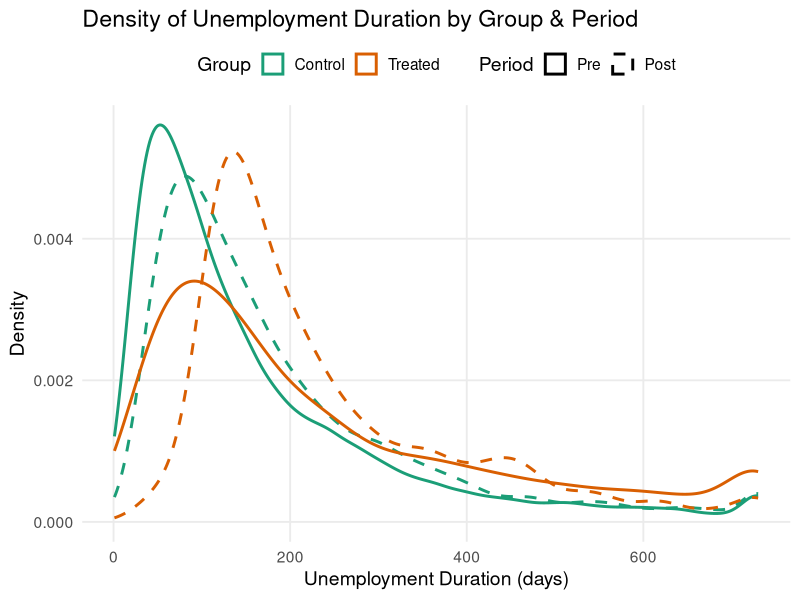

Write R code to recreate this figure. (Note: this script raises an error after producing the figure.)
# Lab Final Assignment – Causal Inference for Policy Evaluation
# Spring Semester 2025
# Due: 15.07.2025, 23:59
# Authors: Marco Gortan, Felix Schulz, Benjamin Weggelaar

# --------------------------------------------------------------
# Setup
# --------------------------------------------------------------
Sys.setlocale("LC_TIME", "C")  
packages.vector <- c("dplyr", "stargazer", "sandwich", "lmtest", "AER", "broom", "broom.mixed", 
                     "jtools", "texreg", "kableExtra", "rstudioapi", "lubridate", "ggplot2", 
                     "knitr", "kableExtra", "scales", "tidyr")
# Load necessary libraries
lapply(packages.vector, require, character.only = TRUE)
# Load the data
rm(list = ls())
# rstudioapi::getActiveDocumentContext()$path %>% dirname() %>% dirname() %>% setwd()
data = read.csv("code/data_did_panel_swiss.csv")

# General reference for the column names. Note:
# - We have character values for marits, educ, mother_tongue, while the description has factors
# - "Specialized" and "University" are supposed to be comined in "educ" variable, but in our data they are different 
var_labels <- c(
  id              = "Personal identifier (the same individual can have multiple spells)",
  date_start      = "Date of start of unemployment spell",
  date_end        = "Date of end of unemployment spell",
  sex             = "Sex — 0 male, 1 female",
  age             = "Age at the beginning of the unemployment spell",
  marits          = "Marital status — 0 not married, 1 married",
  canton          = "Canton of residence — 26 cantons",
  region          = "Region of residence — 7 great regions (Swiss FSO definition)",
  nationality     = "Nationality — 1 Swiss, 2 EU/EFTA, 3 Other",
  mother_tongue   = "Mother tongue — 0 German, 1 French, 2 Italian, 3 English, 4 other",
  educ            = "Education — 0 school, 1 apprenticeship or matura, 2 specialized or university",
  insured_earn    = "Earnings insured by unemployment insurance",
  lastj_occpt     = "Occupation of the last pre‐unemployment job (23 categories)",
  lastj_fct       = "Function in the last pre‐unemployment job — 0 self‐employed, 1 managerial, 2 specialist, 3 learning/other",
  lastj_rate      = "Activity rate (% of full‐time) in the last pre‐unemployment job",
  child_subsidies = "1 receives subsidies for dependent children, 0 otherwise",
  contr_2y        = "Months of contribution (employment) in the 2 years prior to unemployment",
  unempl_r        = "Unemployment rate (in %) at canton level",
  gdp_gr          = "GDP growth (in %) at canton level",
  treat           = "Month in unemployment spell when treatment started (0 when not treated)"
)

# ----------
# Question 2
# ----------
# Generate the two outcome variables of interest and provide descriptive statistics for all four
# relevant groups (treated pre/post, controls pre/post). Discuss the results. [4 points]
# ----------
# Convert date_start and date_end to Date format
data$date_start         <- as.Date(data$date_start, format = "%d%b%Y")
data$date_end           <- as.Date(data$date_end, format = "%d%b%Y")
data$date_start_program <- ifelse(
  data$treat > 0,
  data$date_start %m+% months(data$treat-1),
  data$date_start)
data$date_start_program <- as.Date(data$date_start_program, origin = "1970-01-01")
# Remove individuals with 'NA' in 'treat' column 
data <- data %>% filter(!is.na(treat))
# treatment groups
data$treat_group <- ifelse(data$treat > 0, 1, 0)
data <- data %>%
  group_by(id) %>%
  mutate(treat_group = max(treat_group, na.rm = TRUE)) %>%
  ungroup()

data$post        <- ifelse(year(data$date_start) >= 2013, 1, 0)

# 1. unemployment duration
data$unempl_duration <- as.numeric(data$date_end - data$date_start, format = "%d%b%Y")
data$unempl_duration_fromprogram <- as.numeric(data$date_end - data$date_start_program, format = "%d%b%Y")

# 2. probability of being employed after 12 months --> for now, we interpret as just dummy of employed vs non-employed
data$employed_after_12_months <- ifelse(data$unempl_duration < 365, 1, 0)
data$employed_after_12_months_fromprogram <- ifelse(data$date_start_program < 365, 1, 0)

# Descriptive statistics for the four groups and the two outcomes
# ------
# Density plots
# 1) Make a combined group factor:
dataplot <- data %>%
  mutate(
    Treat = factor(treat_group,
                   levels = c(0, 1),
                   labels = c("Control", "Treated")),
    Period = factor(post,
                    levels = c(0, 1),
                    labels = c("Pre", "Post"))
  )

# 2) Density plot with color = Treat, linetype = Period
plot_unemdays <- ggplot(dataplot, aes(
  x = unempl_duration,
  color     = Treat,
  linetype = Period
)) +
  geom_density(size = 1) +
  scale_color_manual(
    name   = "Group",
    values = c("Control" = "#1b9e77", "Treated" = "#d95f02")
  ) +
  scale_linetype_manual(
    name   = "Period",
    values = c("Pre"  = "solid", "Post" = "dashed")
  ) +
  labs(
    x     = "Unemployment Duration (days)",
    y     = "Density",
    title = "Density of Unemployment Duration by Group & Period"
  ) +
  theme_minimal(base_size = 14) +
  theme(
    legend.position   = "top",
    legend.box        = "horizontal",
    panel.grid.minor  = element_blank()
  )

# Save the plot
ggsave("output/figures/final_unemployment_duration_density.jpg", plot = plot_unemdays, width = 6.5, height = 5)

# Employed after 12 months
bin_summary <- dataplot %>%
  group_by(Treat, Period) %>%
  summarise(
    prop = mean(employed_after_12_months, na.rm = TRUE),
    n    = n(),
    se   = sqrt(prop * (1 - prop) / n),
    .groups = "drop"
  )

# 1b) bar chart with CIs
plot_employed12m <- ggplot(bin_summary, aes(x = Treat, y = prop, fill = Period)) +
  geom_col(position = position_dodge(width = 0.7), width = 0.6) +
  geom_errorbar(aes(
    ymin = pmax(0, prop - 1.96 * se),
    ymax = pmin(1, prop + 1.96 * se)
  ),
  position = position_dodge(width = 0.7),
  width = 0.2
  ) +
  scale_y_continuous(labels = percent_format(accuracy = 1), expand = expansion(mult = c(0,0.05))) +
  scale_fill_brewer(palette = "Set2") +
  labs(
    x = "Group",
    y = "Employed after 12 months (%)",
    title = "Proportion Employed by Group and Period",
    fill = "Period"
  ) +
  theme_minimal(base_size = 14) +
  theme(
    legend.position = "top",
    panel.grid.minor = element_blank()
  )

# Save the plot
ggsave("output/figures/final_employment12m.jpg", plot = plot_employed12m, width = 6.5, height = 5)




# ----------
# Question 3
# ----------
# Compare mean observed characteristics for all four relevant groups (treated pre/post, controls
# pre/post). Discuss the results. [6 points]
# ----------


# Codify sex, marital status, variable
data$sex <- ifelse(data$sex == "Female", 1,
                     ifelse(data$sex == "Male", 0, NA))
data$marits <- ifelse(data$marits == "Married", 1,
                   ifelse(data$marits == "Unmarried", 0, NA))
# Descriptive statistics for the four groups
descriptive_stats <- data %>%
  group_by(treat_group, post) %>%
  summarise(
    n = n(),
    mean_age      = mean(age, na.rm = T),
    mean_sex      = mean(sex, na.rm = TRUE),
    mean_marits   = mean(marits, na.rm = TRUE),
    mean_earn     = mean(insured_earn, na.rm = TRUE),
    mean_rate     = mean(lastj_rate, na.rm = TRUE),
    mean_childs   = mean(child_subsidies, na.rm = TRUE),
    mean_contr_2y = mean(contr_2y, na.rm = TRUE),
    .groups = 'drop'
  )

descriptive_tbl <- descriptive_stats %>%
  mutate(
    mean_sex           = mean_sex       * 100,
    mean_marits        = mean_marits    * 100,
    mean_childs        = mean_childs    * 100,
    mean_age           = mean_age,               # years
    mean_earn          = mean_earn,              # currency
    mean_rate          = mean_rate,              # %
    mean_contr_2y      = mean_contr_2y           # months
  ) %>%
  # round to one decimal place
  mutate(across(starts_with("mean_"), ~round(.x, 1))) %>%
  # rename for nicer column headers
  rename(
    Treatment            = treat_group,
    `Post`    = post,
    N                = n,
    `Age (yrs)`      = mean_age,
    `Female (%)`     = mean_sex,
    `Married (%)`    = mean_marits,
    `Earnings`       = mean_earn,
    `Act. rate (%)`  = mean_rate,
    `Child sub. (%)` = mean_childs,
    `Contr. 2y (m)`  = mean_contr_2y
  )

# 2) Print to LaTeX with group headers
desc_stat = descriptive_tbl %>%
  kable(
    format = "latex",
    booktabs = TRUE,
    linesep = "",
    caption = "Mean observed characheristics by Treatment Group and Period",
    label   = "tab:final_mean_char",
  ) %>%
  add_header_above(c(
    " " = 2,
    "Demographics" = 3,
    "Economic"     = 2,
    "Other"        = 3
  )) %>%
  kable_styling(latex_options = c("hold_position", "scale_down"))

# Write to file
writeLines(desc_stat, "output/tables/final_mean_char.tex")

# ----------
# Question 5
# ----------
# Plot average outcomes for treatment and control group for each month in the observation
# period. Discuss the results. [6 points]
# ----------
for (m in 1:24) {
  data[,paste0("empdummy_", m)] <- ifelse(lubridate::as.period(data$date_end - data$date_start) / months(1) < m, 1, 0)
}

for (m in 1:24) {
  data[,paste0("empdummyprogram_", m)] <- ifelse(lubridate::as.period(data$date_end - data$date_start_program) / months(1) < m, 1, 0)
}

# Create column with number of days since beginning of the month
data$days_since_month_start <- as.numeric(data$date_start - floor_date(data$date_start, "month"))
for (m in 1:24) {
  data[,paste0("unempduration_", m)] <- ifelse(lubridate::as.period(data$date_end - data$date_start) / months(1) < m, 
                                             data$unempl_duration, 
                                             m*30.4-data$days_since_month_start # this is rough estimate of the number of days in a month
                                             )
}

# Create column with number of days since beginning of program (does not change anything for non-treated)
data$days_since_month_start_program <- as.numeric(data$date_start_program - floor_date(data$date_start_program, "month"))
for (m in 1:24) {
  data[,paste0("unempdurationprogram_", m)] <- ifelse(lubridate::as.period(data$date_end - data$date_start_program) / months(1) < m, 
                                               data$unempl_duration_fromprogram, 
                                               m*30.4-data$days_since_month_start_program # this is rough estimate of the number of days in a month
  )
}

# Create a long format data frame for plotting
data_long_obs <- data %>%
  filter(post == 1) %>%
  # keep only the id/group vars plus any empdummy_*/unempduration_* columns
  select(id, treat_group, matches("^(empdummy|empdummyprogram|unempduration|unempdurationprogram)_")) %>%
  # pivot both sets of columns in one go:
  pivot_longer(
    cols = matches("^(empdummy|empdummyprogram|unempduration|unempdurationprogram)_"),
    names_to = c(".value", "month"),
    names_sep = "_"
  ) %>%
  # rename for clarity
  rename(
    employed        = empdummy,
    employed_fromprogram = empdummyprogram,
    unempl_duration = unempduration,
    unempl_duration_fromprogram = unempdurationprogram
  ) %>%
  # make month numeric
  mutate(month = as.integer(month))

# Calculate means for each month and group
data_long_means <- data_long_obs %>%
  group_by(treat_group, month) %>%
  summarise(
    mean_employed        = mean(employed, na.rm = TRUE),
    mean_employed_program = mean(employed_fromprogram, na.rm = TRUE),
    mean_unempl_duration = mean(unempl_duration, na.rm = TRUE),
    mean_unempl_duration_program = mean(unempl_duration_fromprogram, na.rm = TRUE),
    .groups = 'drop'
  )

# Create the plot
data_long_means <- data_long_means %>%   # replace with your actual data‐frame name
  mutate(
    Group = factor(treat_group,
                   levels = c(0, 1),
                   labels = c("Control", "Treated"))
  )

# ————————————————————————————————————————————
# Mean employment rate over time
# ————————————————————————————————————————————
p1 <- ggplot(data_long_means, aes(x = month, y = mean_employed, color = Group)) +
  geom_line(size = 1) +
  geom_point(size = 2) +
  # ==== new layer: treated-only line ====
geom_line(
  data = filter(data_long_means, treat_group == 1),
  aes(x = month, y = mean_employed_program),
  color = "#d95f02",
  linetype = "dashed",
  size = 1
) +
  scale_y_continuous(
    labels = percent_format(accuracy = 1),
    expand = expansion(mult = c(0, .05))
  ) +
  scale_x_continuous(
    breaks = seq(min(data_long_means$month), max(data_long_means$month), by = 1)
  ) +
  scale_color_manual(
    values = c("Control" = "#1b9e77", "Treated" = "#d95f02")
  ) +
  labs(
    title = "Employment Rate since beginning of unemployment",
    x     = "Month",
    y     = "Employment rate (%)",
    color = "Group"
  ) +
  theme_minimal(base_size = 14) +
  theme(
    legend.position   = "top",
    panel.grid.minor  = element_blank()
  )

# Print it
print(p1)


# ————————————————————————————————————————————
# Mean unemployment duration over time
# ————————————————————————————————————————————
p2 <- ggplot(data_long_means, aes(x = month, y = mean_unempl_duration, color = Group)) +
  geom_line(size = 1) +
  geom_point(size = 2) +
  scale_y_continuous(
    expand = expansion(mult = c(0, .05))
  ) +
  # ==== new layer: treated-only line ====
  geom_line(
    data = filter(data_long_means, treat_group == 1),
    aes(x = month, y = mean_unempl_duration_program),
    color = "#d95f02",
    linetype = "dashed",
    size = 1
  ) +
  scale_x_continuous(breaks = seq(min(data_long_means$month), max(data_long_means$month), by = 1)) +
  scale_color_manual(
    values = c("Control" = "#1b9e77", "Treated" = "#d95f02")
  ) +
  labs(
    title = "Unemployment Duration",
    x     = "Month",
    y     = "Mean Unemployment Duration (days)",
    color = "Group"
  ) +
  theme_minimal(base_size = 14) +
  theme(
    legend.position   = "top",
    panel.grid.minor  = element_blank()
  )
print(p2)

# Save the plots
ggsave("output/figures/final_employment_rate_over_time.jpg", plot = p1, width = 6.5, height = 5)
ggsave("output/figures/final_unemployment_duration_over_time.jpg", plot = p2, width = 6.5, height = 5)


# ----------
# Question 6
# ----------
# Discuss the validity of the identifying assumptions in this specific case. Provide and discuss
# supporting evidence if possible, incl. event study estimates. [8 points]

# Common support
#----------
# Hist plot of age by the two groups in post == 1
data <- data %>%
  mutate(
    Group = factor(treat_group,
                   levels = c(0,1),
                   labels = c("Control","Treated"))
  )

hist_age = ggplot(data %>% filter(post == 1), aes(x = age, fill = Group)) +
  geom_histogram(
    position = "stack",  # overlay
    alpha    = 0.4,         # see through
    bins     = 30           # or choose binwidth = 1
  ) +
  scale_fill_brewer(palette = "Set1") +
  labs(
    title = "Age Distribution by Group",
    x     = "Age (years)",
    y     = "Count"
  ) +
  theme_minimal()

ggsave("output/figures/final_histogram_age.jpg", plot = hist_age, width = 8.5, height = 5)

# ----------

# ----------
# Question 7
# ----------
# Implement the DiD using OLS. Describe in detail what you do and why. Discuss whether or
# not you need additional control variables and if so, why. Discuss the results. [8 points]

ols_results <- lm(unempl_duration ~ treat_group * post, data)
ols_vcov_clustered <- vcovCL(ols_results, cluster = ~ id)
ols_se <- sqrt(diag(ols_vcov_clustered))
ols_t <- coef(ols_results) / ols_se
ols_p <- 2 * pt(-abs(ols_t), df = df.residual(ols_results))

ols_covariates_results <- lm(
  unempl_duration ~ treat_group * post + 
    age + sex + marits + insured_earn + lastj_rate +
    child_subsidies + contr_2y,
  data = data
)
ols_covariates_vcov_clustered <- vcovCL(ols_covariates_results, cluster = ~ id)
ols_covariates_se <- sqrt(diag(ols_covariates_vcov_clustered))
ols_covariates_t <- coef(ols_covariates_results) / ols_covariates_se
ols_covariates_p <- 2 * pt(-abs(ols_covariates_t), df = df.residual(ols_covariates_results))


# Output the results
stargazer(
  list(ols_results, ols_covariates_results),
  se = list(ols_vcov_clustered, ols_covariates_vcov_clustered),
  t = list(ols_t, ols_covariates_t),
  p = list(ols_p, ols_covariates_p),
  type = "latex",
  out = "output/tables/final_ols_results.tex",
  title = "OLS Results for Unemployment Duration",
  dep.var.labels = "Unemployment Duration (days)",
  covariate.labels = c("Treated", "Post", "Treated * Post"),
  omit.stat = c("f", "ser"),
  add.lines = list(
    c("Observations", nrow(data)),
    c("R-squared", round(summary(ols_results)$r.squared, 3))
  )
)

# ----------

# ----------
# Question 8
# ----------
# Implement the DiD using a semi-parametric estimator based on the propensity score. Describe
# in detail what you do and why. Discuss the results and compare them to the OLS estimates.
# [10 points]